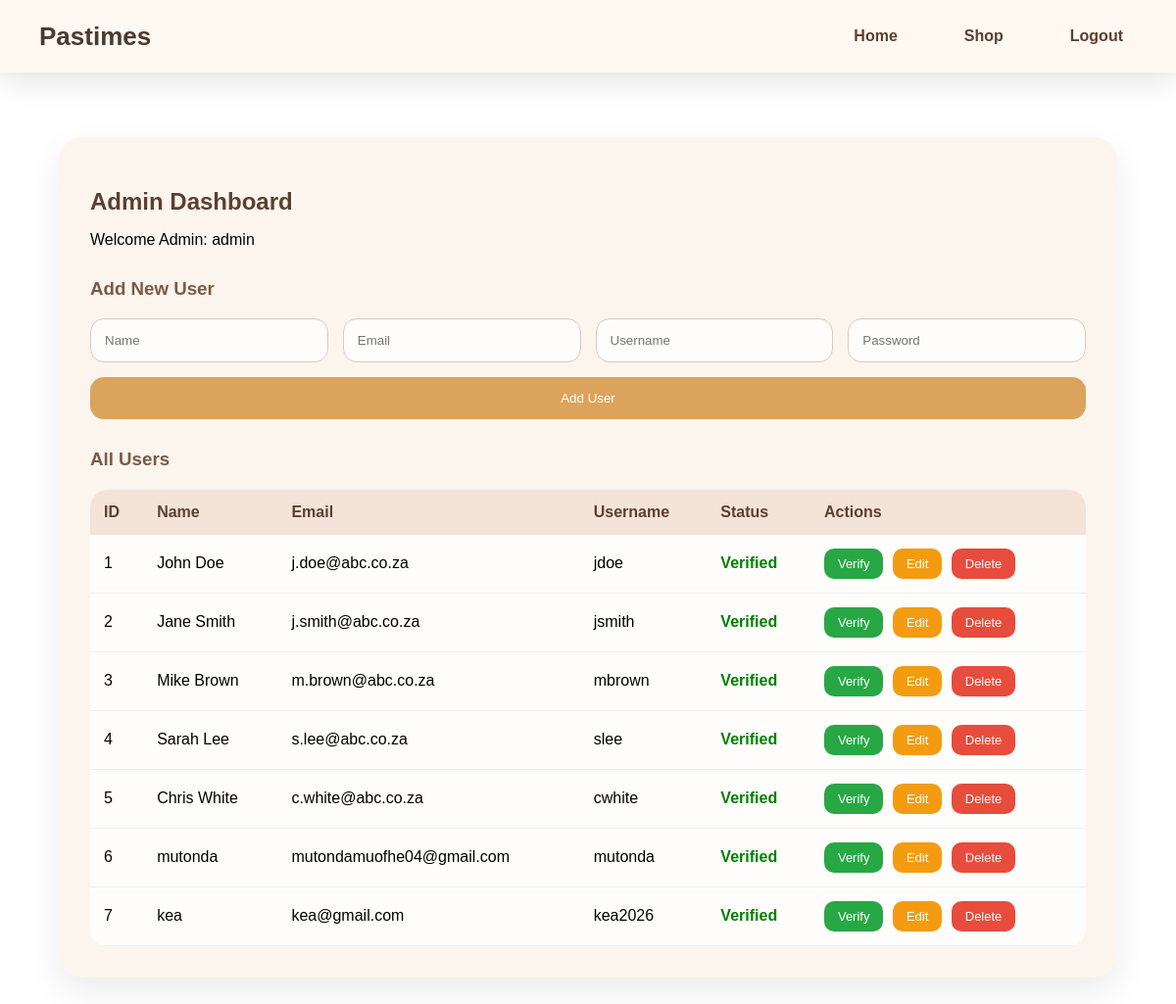
Screenshot of /adminDashboard.php (signed in) with the database file from the repository.
### tables this page shows
CREATE TABLE IF NOT EXISTS `tbluser` (
  `UserID` int NOT NULL AUTO_INCREMENT,
  `Name` varchar(100) NOT NULL,
  `Email` varchar(100) NOT NULL,
  `Username` varchar(50) NOT NULL,
  `Password` varchar(255) NOT NULL,
  `Role` enum('customer','admin') NOT NULL DEFAULT 'customer',
  `IsVerified` tinyint(1) NOT NULL DEFAULT '0',
  `CreatedAt` datetime NOT NULL DEFAULT CURRENT_TIMESTAMP,
  PRIMARY KEY (`UserID`),
  UNIQUE KEY `Email` (`Email`),
  UNIQUE KEY `Username` (`Username`)
);

### adminDashboard.php (the view, shortened to what this page needs)
<?php
include 'DBConn.php';
?>
<!DOCTYPE html>
<html>
<head>
    <link rel="stylesheet" href="images/css/style.css">
</head>
<body>
<nav>
    <div class="logo">Pastimes</div>
    <div class="nav-links">
        <a href="index.php">Home</a>
        <a href="shop.php">Shop</a>
        <a href="logout.php">Logout</a>
    </div>
</nav>
<div class="admin-container">
    <div class="admin-card">
        <h2>Admin Dashboard</h2>
        <p>Welcome Admin: <?php echo htmlspecialchars($_SESSION['admin']); ?></p>
        <h3>Add New User</h3>
        <form method="POST" class="form-grid">
            <input type="text" name="name" placeholder="Name" required>
            <input type="email" name="email" placeholder="Email" required>
            <input type="text" name="username" placeholder="Username" required>
            <input type="password" name="password" placeholder="Password" required>
            <button type="submit" name="addUser">Add User</button>
        </form>
        <h3>All Users</h3>
        <table class="admin-table">
            <tr>
                <th>ID</th>
                <th>Name</th>
                <th>Email</th>
                <th>Username</th>
                <th>Status</th>
                <th>Actions</th>
            </tr>
            <?php
            $sql = "SELECT * FROM tblUser";
            $result = $conn->query($sql);
            if($result && $result->num_rows > 0){
                while($row = $result->fetch_assoc()){
                    $statusClass = ($row['IsVerified'] == 1) ? "status-verified" : "status-not";
                    $statusText = ($row['IsVerified'] == 1) ? "Verified" : "Not Verified";
                    echo "<tr>
                        <td>{$row['UserID']}</td>
                        <td>".htmlspecialchars($row['Name'])."</td>
                        <td>".htmlspecialchars($row['Email'])."</td>
                        <td>".htmlspecialchars($row['Username'])."</td>
                        <td class='$statusClass'>$statusText</td>
                        <td>
                            <a class='action-btn verify-btn' href='verify.php?id={$row['UserID']}'>Verify</a>
                            <a class='action-btn edit-btn' href='editUser.php?id={$row['UserID']}'>Edit</a>
                            <a class='action-btn delete-btn' href='deleteUser.php?id={$row['UserID']}' onclick='return confirm(\"Delete this user?\")'>Delete</a>
                        </td>
                    </tr>";
                }
            } else {
                echo "<tr><td colspan='6'>No users found.</td></tr>";
            }
            ?>
        </table>
    </div>
</div>
</body>
</html>

### images/css/style.css (style rules this page uses)
*, *::before, *::after { box-sizing: border-box; }
body { margin: 0; font-family: Arial, sans-serif; overflow-x: hidden; }
nav { display: flex; justify-content: space-between; align-items: center; padding: 18px 40px; background: rgba(255, 249, 241, 0.9); color: #4b3a2f; position: fixed; width: 100%; top: 0; z-index: 100; box-shadow: 0 10px 30px rgba(0,0,0,0.1); }
nav a { color: #5b4031; margin-left: 24px; text-decoration: none; font-weight: 600; }
nav .nav-links { display: flex; align-items: center; gap: 16px; }
nav .nav-links a { color: #5b4031; text-decoration: none; font-weight: 600; padding: 10px 14px; border-radius: 999px; }
.logo { font-size: 26px; font-weight: 700; }
.admin-container { width: 90%; max-width: 1100px; margin: 140px auto 40px; }
.admin-card { background: #fbf5ee; padding: 32px; border-radius: 24px; box-shadow: 0 14px 35px rgba(0,0,0,0.08); }
.admin-card h2 { margin-bottom: 10px; color: #5b4031; }
.admin-card h3 { margin-top: 30px; color: #7a5a45; }
.form-grid { display: grid; grid-template-columns: repeat(4, minmax(0, 1fr)); gap: 15px; }
.form-grid input { padding: 14px; border-radius: 14px; border: 1px solid #d7cabf; background: #fffdfb; }
.form-grid button { grid-column: span 4; padding: 14px; border: none; border-radius: 14px; background: #dca35c; color: white; cursor: pointer; }
.admin-table { width: 100%; border-collapse: collapse; margin-top: 20px; background: white; border-radius: 18px; overflow: hidden; }
.admin-table th { background: #f3e3d8; padding: 14px; color: #5b4031; text-align: left; }
.admin-table td { padding: 14px; border-bottom: 1px solid #eee; background: #fffdfb; }
.status-verified { color: green; font-weight: bold; }
.action-btn { padding: 8px 14px; border-radius: 10px; text-decoration: none; font-size: 13px; margin-right: 5px; color: white; display: inline-flex; align-items: center; justify-content: center; }
.verify-btn { background: #28a745; }
.edit-btn { background: #f39c12; }
.delete-btn { background: #e74c3c; }

### rows the page displays
tbluser: UserID "1", Name "John Doe", Email "j.doe@abc.co.za", Username "jdoe", IsVerified "Verified"
tbluser: UserID "2", Name "Jane Smith", Email "j.smith@abc.co.za", Username "jsmith", IsVerified "Verified"
tbluser: UserID "3", Name "Mike Brown", Email "m.brown@abc.co.za", Username "mbrown", IsVerified "Verified"
tbluser: UserID "4", Name "Sarah Lee", Email "s.lee@abc.co.za", Username "slee", IsVerified "Verified"
tbluser: UserID "5", Name "Chris White", Email "c.white@abc.co.za", Username "cwhite", IsVerified "Verified"
tbluser: UserID "6", Name "mutonda", Email "mutondamuofhe04@gmail.com", Username "mutonda", IsVerified "Verified"
tbluser: UserID "7", Name "kea", Email "kea@gmail.com", Username "kea2026", IsVerified "Verified"

### other values shown
$_SESSION['admin'] "admin"
